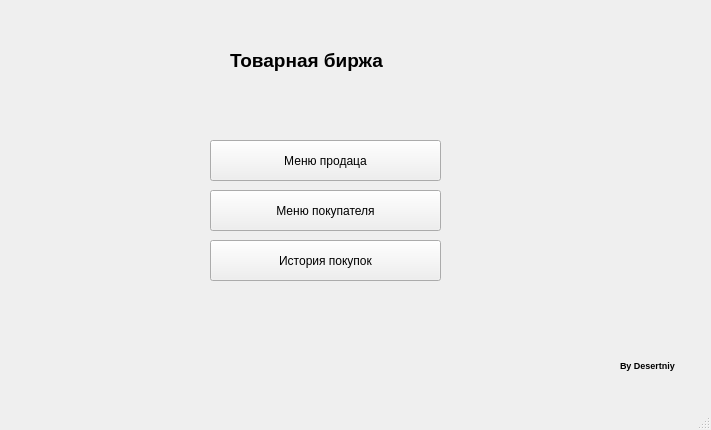
<?xml version="1.0" encoding="UTF-8"?>
<ui version="4.0">
 <class>MainWindow</class>
 <widget class="QMainWindow" name="MainWindow">
  <property name="geometry">
   <rect>
    <x>0</x>
    <y>0</y>
    <width>711</width>
    <height>430</height>
   </rect>
  </property>
  <property name="windowTitle">
   <string>MainWindow</string>
  </property>
  <widget class="QWidget" name="centralwidget">
   <widget class="QPushButton" name="pushButton">
    <property name="geometry">
     <rect>
      <x>210</x>
      <y>140</y>
      <width>231</width>
      <height>41</height>
     </rect>
    </property>
    <property name="text">
     <string>Меню продаца</string>
    </property>
   </widget>
   <widget class="QPushButton" name="pushButton_2">
    <property name="geometry">
     <rect>
      <x>210</x>
      <y>190</y>
      <width>231</width>
      <height>41</height>
     </rect>
    </property>
    <property name="text">
     <string>Меню покупателя</string>
    </property>
   </widget>
   <widget class="QPushButton" name="pushButton_3">
    <property name="geometry">
     <rect>
      <x>210</x>
      <y>240</y>
      <width>231</width>
      <height>41</height>
     </rect>
    </property>
    <property name="text">
     <string>История покупок</string>
    </property>
   </widget>
   <widget class="QLabel" name="label">
    <property name="geometry">
     <rect>
      <x>230</x>
      <y>30</y>
      <width>191</width>
      <height>61</height>
     </rect>
    </property>
    <property name="font">
     <font>
      <pointsize>14</pointsize>
      <bold>true</bold>
     </font>
    </property>
    <property name="text">
     <string>Товарная биржа</string>
    </property>
   </widget>
   <widget class="QLabel" name="label_2">
    <property name="geometry">
     <rect>
      <x>620</x>
      <y>350</y>
      <width>91</width>
      <height>31</height>
     </rect>
    </property>
    <property name="font">
     <font>
      <pointsize>7</pointsize>
      <bold>true</bold>
     </font>
    </property>
    <property name="text">
     <string>By Desertniy</string>
    </property>
   </widget>
  </widget>
  <widget class="QMenuBar" name="menubar">
   <property name="geometry">
    <rect>
     <x>0</x>
     <y>0</y>
     <width>711</width>
     <height>25</height>
    </rect>
   </property>
  </widget>
  <widget class="QStatusBar" name="statusbar"/>
 </widget>
 <resources/>
 <connections/>
</ui>
